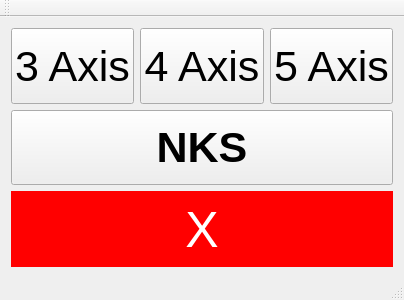
<?xml version="1.0" encoding="UTF-8"?>
<ui version="4.0">
 <class>MainWindow</class>
 <widget class="QMainWindow" name="MainWindow">
  <property name="geometry">
   <rect>
    <x>0</x>
    <y>0</y>
    <width>404</width>
    <height>300</height>
   </rect>
  </property>
  <property name="windowTitle">
   <string>Axis Selector</string>
  </property>
  <widget class="QWidget" name="centralWidget">
   <layout class="QVBoxLayout" name="verticalLayout">
    <item>
     <layout class="QHBoxLayout" name="horizontalLayout">
      <item>
       <widget class="QPushButton" name="buttonAxis3">
        <property name="sizePolicy">
         <sizepolicy hsizetype="Minimum" vsizetype="Minimum">
          <horstretch>0</horstretch>
          <verstretch>0</verstretch>
         </sizepolicy>
        </property>
        <property name="font">
         <font>
          <pointsize>32</pointsize>
         </font>
        </property>
        <property name="text">
         <string>3 Axis</string>
        </property>
       </widget>
      </item>
      <item>
       <widget class="QPushButton" name="buttonAxis4">
        <property name="sizePolicy">
         <sizepolicy hsizetype="Minimum" vsizetype="Minimum">
          <horstretch>0</horstretch>
          <verstretch>0</verstretch>
         </sizepolicy>
        </property>
        <property name="font">
         <font>
          <pointsize>32</pointsize>
         </font>
        </property>
        <property name="text">
         <string>4 Axis</string>
        </property>
       </widget>
      </item>
      <item>
       <widget class="QPushButton" name="buttonAxis5">
        <property name="sizePolicy">
         <sizepolicy hsizetype="Minimum" vsizetype="Minimum">
          <horstretch>0</horstretch>
          <verstretch>0</verstretch>
         </sizepolicy>
        </property>
        <property name="font">
         <font>
          <pointsize>32</pointsize>
         </font>
        </property>
        <property name="text">
         <string>5 Axis</string>
        </property>
       </widget>
      </item>
     </layout>
    </item>
    <item>
     <widget class="QPushButton" name="pushButton">
      <property name="sizePolicy">
       <sizepolicy hsizetype="Minimum" vsizetype="Minimum">
        <horstretch>0</horstretch>
        <verstretch>0</verstretch>
       </sizepolicy>
      </property>
      <property name="font">
       <font>
        <pointsize>32</pointsize>
        <weight>75</weight>
        <bold>true</bold>
       </font>
      </property>
      <property name="text">
       <string>NKS</string>
      </property>
     </widget>
    </item>
    <item>
     <layout class="QHBoxLayout" name="horizontalLayout_2">
      <item>
       <widget class="QPushButton" name="buttonClose">
        <property name="sizePolicy">
         <sizepolicy hsizetype="Minimum" vsizetype="Minimum">
          <horstretch>0</horstretch>
          <verstretch>0</verstretch>
         </sizepolicy>
        </property>
        <property name="maximumSize">
         <size>
          <width>16777215</width>
          <height>100</height>
         </size>
        </property>
        <property name="autoFillBackground">
         <bool>false</bool>
        </property>
        <property name="styleSheet">
         <string notr="true">background-color: rgb(255, 0, 0);
color: rgb(255, 255, 255);
font:50px;
border: none;</string>
        </property>
        <property name="text">
         <string>X</string>
        </property>
       </widget>
      </item>
     </layout>
    </item>
   </layout>
  </widget>
  <widget class="QMenuBar" name="menuBar">
   <property name="geometry">
    <rect>
     <x>0</x>
     <y>0</y>
     <width>404</width>
     <height>22</height>
    </rect>
   </property>
  </widget>
  <widget class="QToolBar" name="mainToolBar">
   <attribute name="toolBarArea">
    <enum>TopToolBarArea</enum>
   </attribute>
   <attribute name="toolBarBreak">
    <bool>false</bool>
   </attribute>
  </widget>
  <widget class="QStatusBar" name="statusBar"/>
 </widget>
 <layoutdefault spacing="6" margin="11"/>
 <resources/>
 <connections/>
</ui>
